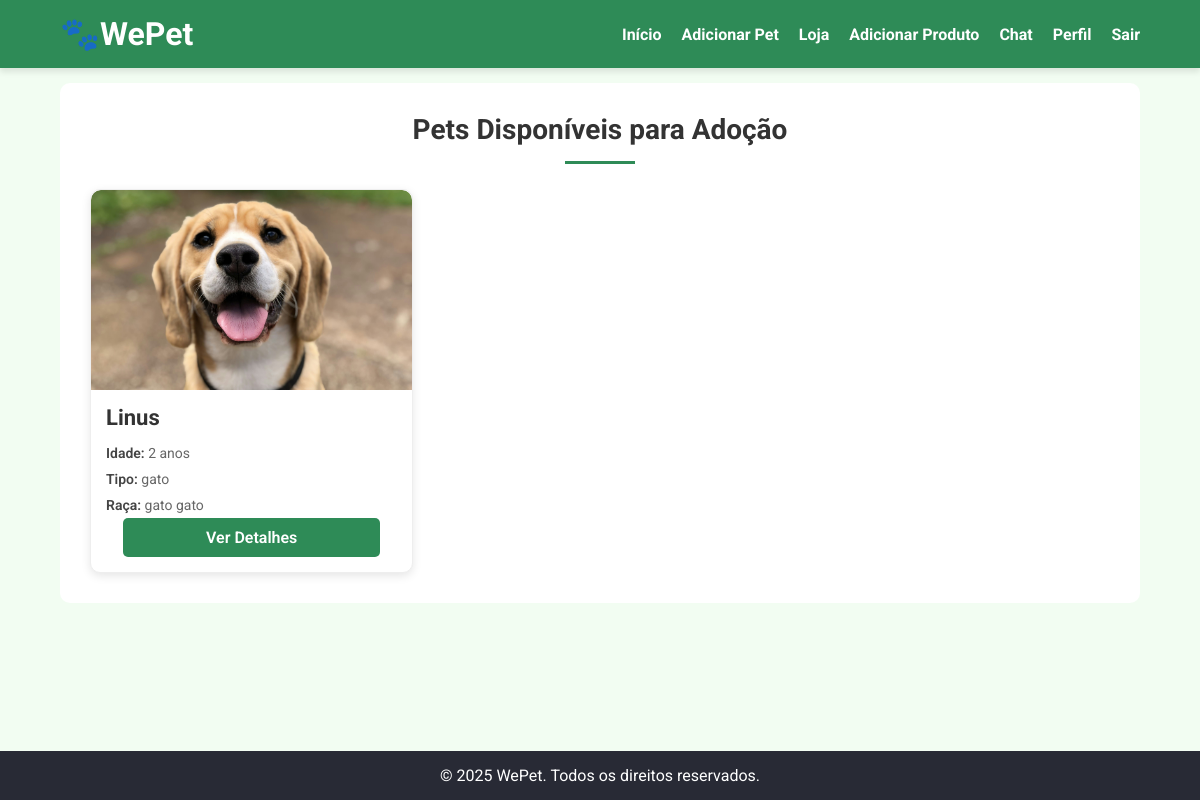
The page / (signed in) on the database as committed earlier.
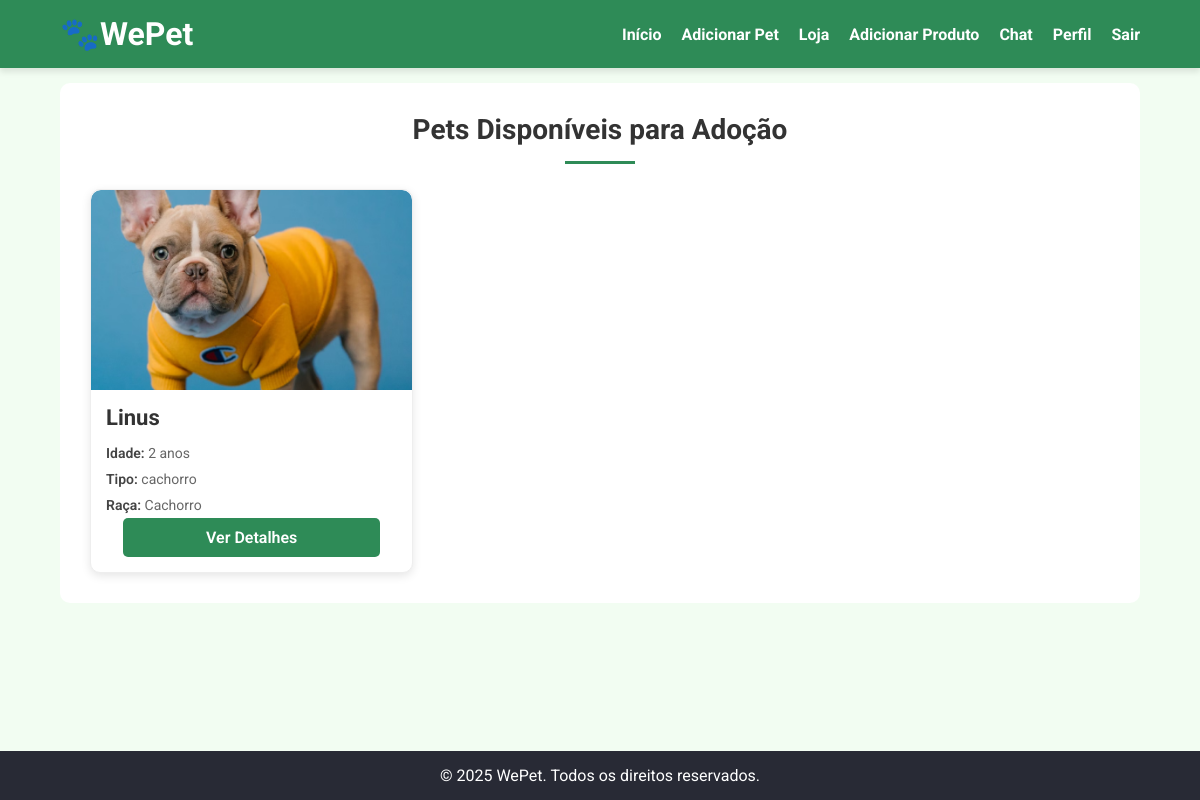
The same page on the database as committed later.
### app/models.py (models this page shows)
class Pet(db.Model):
    id = db.Column(db.Integer, primary_key=True)
    nome = db.Column(db.String(100), nullable=False)
    idade = db.Column(db.Integer, nullable=False)
    tipo = db.Column(db.String(100), nullable=False)
    raca = db.Column(db.String(100), nullable=False)
    porte = db.Column(db.String(50), nullable=False)
    vacinacao = db.Column(db.String(100), nullable=True)
    localizacao = db.Column(db.String(100), nullable=False)
    doador_id = db.Column(db.Integer, db.ForeignKey('usuario.id'))
    imagem_url = db.Column(db.String(255), nullable=True)

### app/views.py (the view)
@views.route('/')
@login_required
def AdotePet():
    pets = Pet.query.all()
    return render_template('AdotePet.html', pets=pets, user=current_user)

### app/__init__.py (called while the page is built)
def create_app():
    app = Flask(__name__)
    app.config['SECRET_KEY'] = 'supersecretkey'
    app.config['SQLALCHEMY_DATABASE_URI'] = 'sqlite:///PPADS.db'
    app.config['SQLALCHEMY_TRACK_MODIFICATIONS'] = False
    app.config['UPLOAD_FOLDER'] = 'app/static/uploads'
    db.init_app(app)
    login_manager.init_app(app)
    login_manager.login_view = 'auth.login'
    from .models import Usuario
    @login_manager.user_loader
    def load_user(user_id):
        return Usuario.query.get(int(user_id))
    with app.app_context():
        db.create_all()
    from .auth import auth
    from .views import views
    app.register_blueprint(auth, url_prefix='/')
    app.register_blueprint(views, url_prefix='/')
    return app

### app/templates/AdotePet.html (shortened to what this page needs)
<!DOCTYPE html>
<html lang="pt-BR">
<head>
    <link rel="stylesheet" href="{{ url_for('static', filename='css/AdotePet.css') }}">
</head>
<body>
    <header>
        <div class="container">
            <h1>🐾WePet</h1>
            <nav>
                <ul id="nav-menu">
                    <li><a href="{{ url_for('views.AdotePet') }}">Início</a></li>
                    <li><a href="{{ url_for('views.adicionar_pet') }}">Adicionar Pet</a></li>
                    <li><a href="{{ url_for('views.Loja') }}">Loja</a></li>
                    <li><a href="{{ url_for('views.adicionar_produto') }}">Adicionar Produto</a></li>
                    <li><a href="{{ url_for('views.Chat') }}">Chat</a></li>
                    <li><a href="{{ url_for('views.perfil') }}">Perfil</a></li>
                    <li><a href="{{ url_for('auth.logout') }}">Sair</a></li>
                </ul>
            </nav>
        </div>
    </header>
    <main class="container">
        <section class="pets-list">
            <h2>Pets Disponíveis para Adoção</h2>
            <div class="pets-grid">
                {% if pets %}
                    {% for pet in pets %}
                        <div class="pet-card">
                            {% if pet.imagem_url %}
                                <img src="{{ url_for('static', filename=pet.imagem_url.lstrip('static/')) }}" alt="{{ pet.nome }}">
                            {% endif %}
                            <h3>{{ pet.nome }}</h3>
                            <p><strong>Idade:</strong> {{ pet.idade }} anos</p>
                            <p><strong>Tipo:</strong> {{ pet.tipo }}</p>
                            <p><strong>Raça:</strong> {{ pet.raca }}</p>
                            <a href="{{ url_for('views.detalhes_pet', pet_id=pet.id) }}" class="btn">Ver Detalhes</a>
                        </div>
                    {% endfor %}
                {% else %}
                    <p>Nenhum pet disponível para adoção no momento.</p>
                {% endif %}
            </div>
        </section>
    </main>
    <footer>
        <div class="container">
            <p>&copy; 2025 WePet. Todos os direitos reservados.</p>
        </div>
    </footer>
</body>
</html>

Rows that differ between the two databases and show on the page:
changed Pet "Linus": imagem_url: a different picture; tipo "gato" → "cachorro"; raca "gato gato" → "Cachorro"
